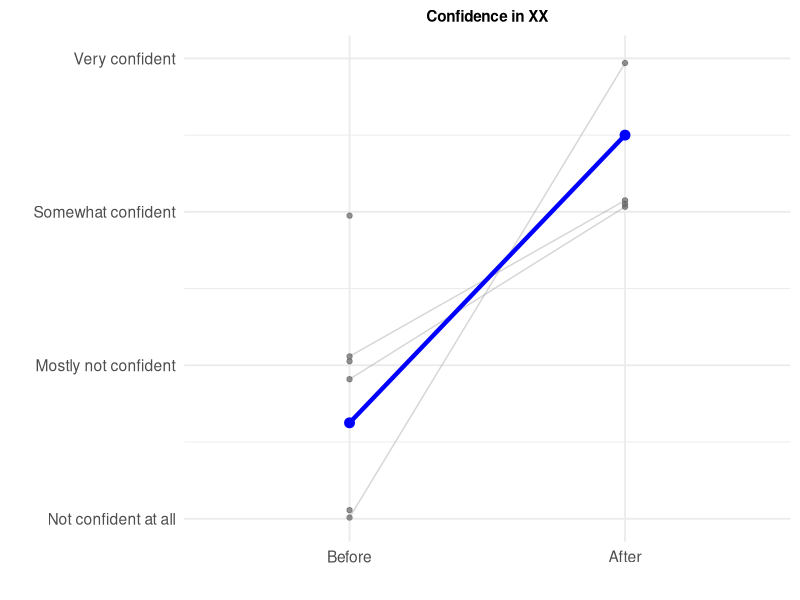
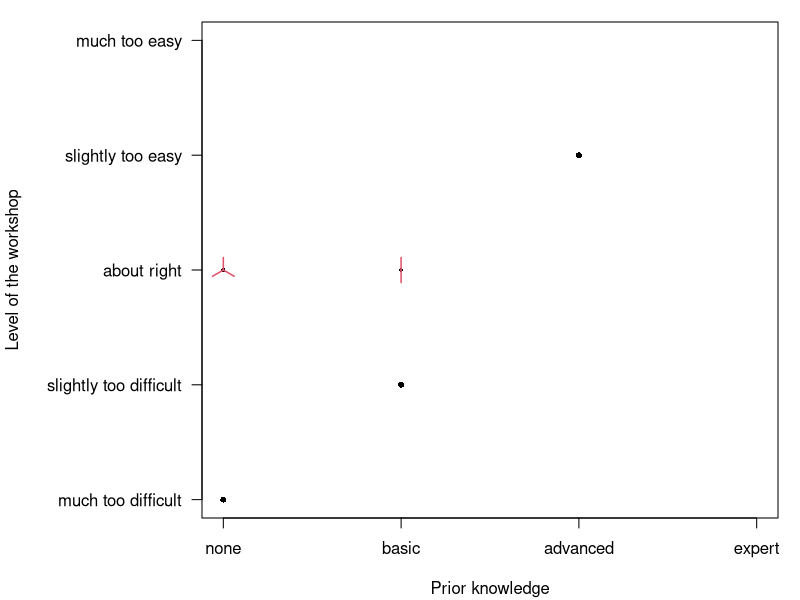

Write R code to recreate these figures, in order.
## ---- chunk 1
#| echo: false
#| include: false

library(stringr)
library(tidyverse)

## ---- chunk 2
#| echo: false
data <- read.csv("./template_workshop_feedback_form.csv", header = TRUE)
data <- data[data$ended != "",]
registration <- 25
LMUregistration <- 20
Attendees <- 23
## ---- chunk 3
#| echo: false

  # Convert "na" strings to NA if needed
  data$prior[data$prior == "na"] <- NA
  data$post[data$post == "na"]   <- NA
  
  # Reshape to long format
  data_long <- data %>%
    pivot_longer(cols = c(prior, post),
                 names_to = "time",
                 values_to = "confidence") %>%
    mutate(
      time = factor(recode(time, prior = "Before", post = "After"),
                    levels = c("Before", "After")),
      confidence = as.numeric(confidence),
      confidence_jittered = confidence + runif(n(), -0.1, 0.1)
    )
  
  # Plot
  ggplot(data_long, aes(x = time, y = confidence_jittered, group = iteration)) +
    geom_line(alpha = 0.4, color = "gray60", na.rm = TRUE) +
    geom_point(alpha = 0.7, color = "gray40", na.rm = TRUE) +
    stat_summary(aes(y = confidence, group = 1),
                 fun = mean, geom = "line", color = "blue", linewidth = 1.5, na.rm = TRUE) +
    stat_summary(aes(y = confidence, group = 1),
                 fun = mean, geom = "point", color = "blue", size = 3, na.rm = TRUE) +
    scale_y_continuous(
      breaks = 0:3,
      labels = c("Not confident at all",
                 "Mostly not confident",
                 "Somewhat confident",
                 "Very confident"),
      limits = c(0, 3)
    ) +
    labs(
      x = "",
      y = "",
      title = paste("Confidence in XX")
    ) +
    theme_minimal(base_size = 14) +
  theme(
      plot.title = element_text(size = 11, face = "bold", hjust = 0.5) # 
    )


## ---- chunk 4
#| echo: false

N <- c(
table(data$appropriate)['0'],
table(data$appropriate)['1'],
table(data$appropriate)['2'],
table(data$appropriate)['3'],
table(data$appropriate)['na'])

N[is.na(N)] <- 0

Answer <- c("Not appropriate at all",
"Somewhat inappropriate",
"Somewhat appropriate",
"Very appropriate",
"Unsure/not applicable")

summary_appropriate <- cbind(Answer, N
                          )

colnames(summary_appropriate)[1] <- "Were the training method appropriate for the workshop content?"
rownames(summary_appropriate) <- NULL
knitr::kable(summary_appropriate)

## ---- chunk 5
data$inappropriate[data$inappropriate != '']

## ---- chunk 6
#| echo = FALSE

levels <- data[,startsWith(colnames(data), "level")]

levels[levels == ''] <- NA
levels[levels == 'muchdifficult'] <- 1
levels[levels == 'difficult'] <- 2
levels[levels == 'right'] <- 3
levels[levels == 'easy'] <- 4
levels[levels == 'mucheasy'] <- 5

prior <- data[,startsWith(colnames(data), "prior")]
prior[prior == 'na'] <- NA

prior_levels_long <- data.frame(cbind(levels = unlist(levels), prior = unlist(prior)))
prior_levels_wide <- cbind(levels, prior)
## ---- chunk 7
#| echo = FALSE
par(mar=c(4,10,1,1)+.1)
sunflowerplot (prior_levels_long$levels ~ prior_levels_long$prior, ylim = c(1,5), xlim = c(0,3), xaxt = "n", yaxt = "n" ,  xlab = "Prior knowledge" , ylab ="")
axis(1, at = 0:3, labels = c('none', 'basic', 'advanced', 'expert'))
axis(2, at = 1:5, labels = c('much too difficult', 'slightly too difficult', 'about right', 'slightly too easy','much too easy'),las=1 )      
title(ylab = "Level of the workshop", line = 9)   

## ---- chunk 8
data$highlight[data$highlight != ""]
## ---- chunk 9
data$suggestions[data$suggestions != ""]
## ---- chunk 10
data$suggestions[data$comments != ""]
